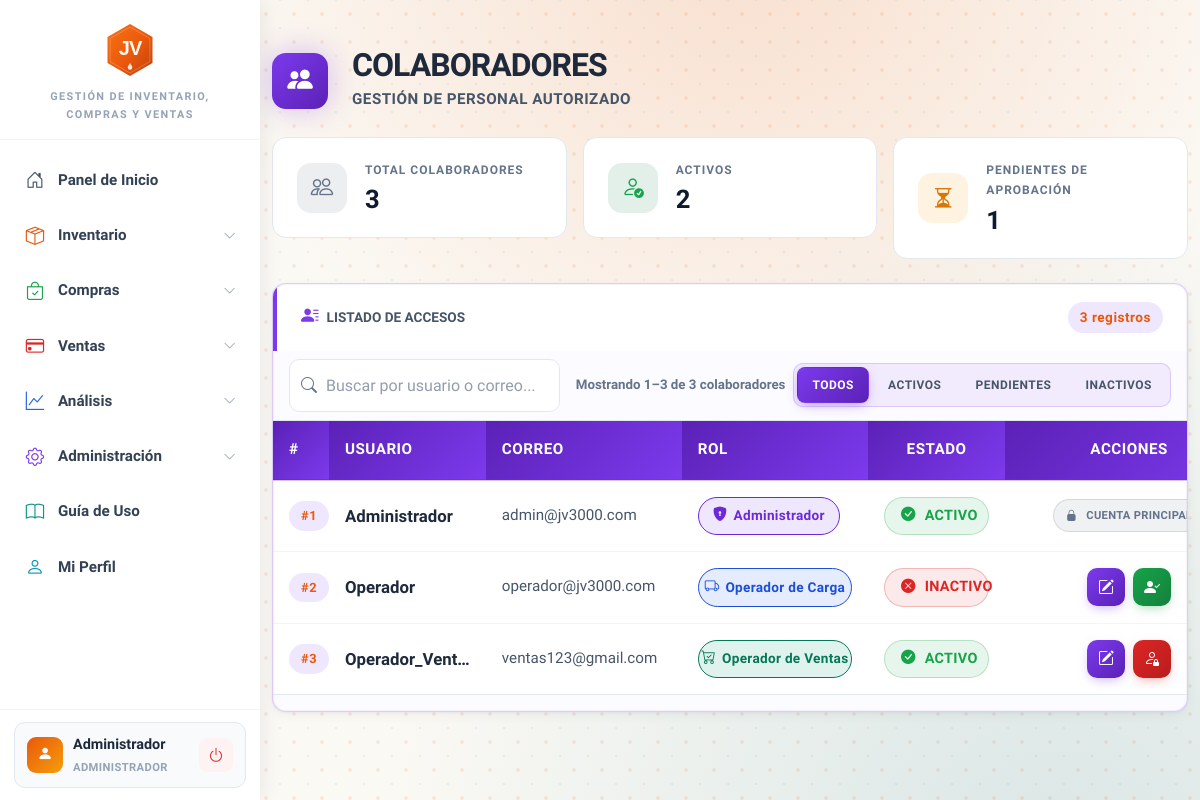
The app's page /dashboard/usuarios.php (signed in), older data.
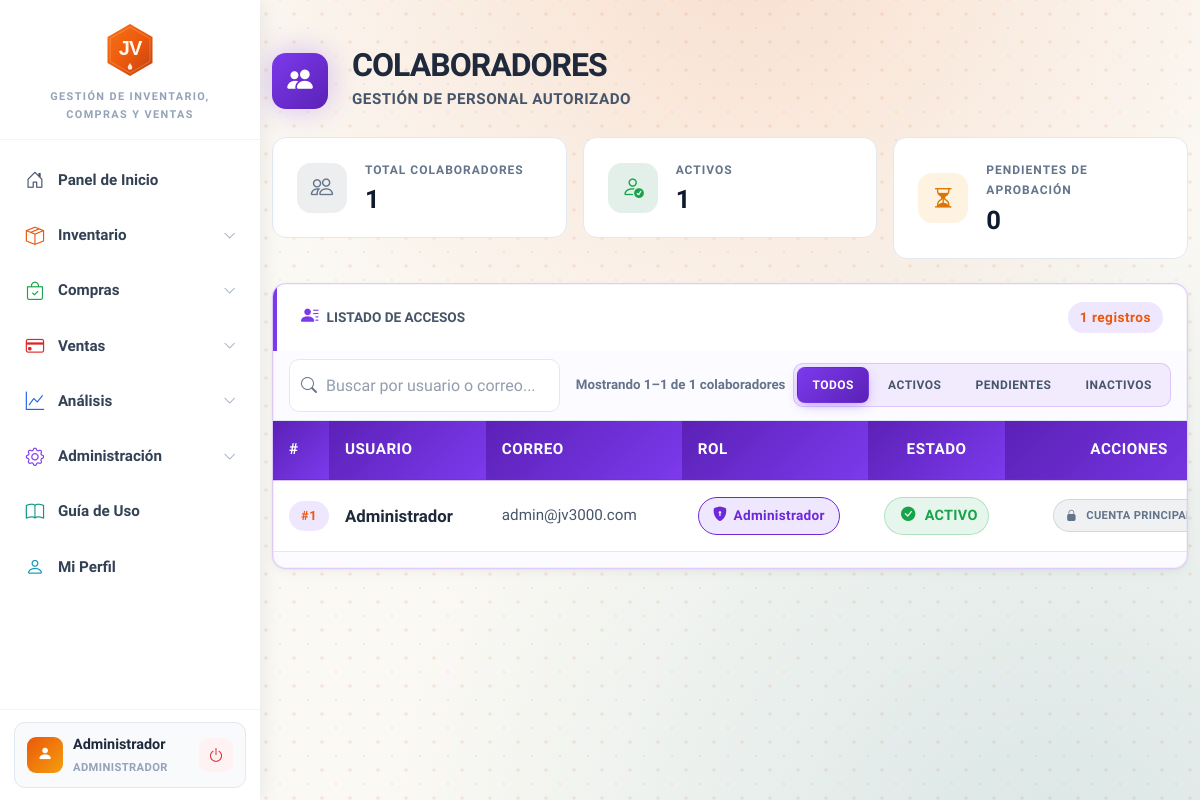
The same page, newer data.
### tables this page shows
CREATE TABLE `usuarios` (
  `id_usuario` int(11) NOT NULL AUTO_INCREMENT,
  `usuario` varchar(20) NOT NULL,
  `correo` varchar(100) NOT NULL,
  `password` varchar(255) NOT NULL,
  `password_check` varchar(64) DEFAULT NULL COMMENT 'SHA-256 de password en minúsculas para detección de duplicados',
  `id_rol` int(11) DEFAULT NULL,
  `status` enum('Activo','Inactivo') NOT NULL DEFAULT 'Activo',
  `aprobado` tinyint(1) DEFAULT 0 COMMENT '0=Pendiente, 1=Aprobado',
  `pregunta_seguridad` varchar(200) DEFAULT NULL,
  `respuesta_seguridad` varchar(255) DEFAULT NULL,
  `pin_emergencia` varchar(60) DEFAULT NULL COMMENT 'bcrypt hash de PIN 6 digitos de emergencia',
  PRIMARY KEY (`id_usuario`),
  UNIQUE KEY `idx_user` (`usuario`),
  UNIQUE KEY `idx_email` (`correo`),
  KEY `fk_rol` (`id_rol`),
  CONSTRAINT `fk_usuarios_rol` FOREIGN KEY (`id_rol`) REFERENCES `roles` (`id_rol`)
);

CREATE TABLE `roles` (
  `id_rol` int(11) NOT NULL AUTO_INCREMENT,
  `nombre_rol` varchar(50) NOT NULL,
  `descripcion` varchar(255) DEFAULT NULL,
  `created_at` timestamp NOT NULL DEFAULT current_timestamp(),
  PRIMARY KEY (`id_rol`),
  UNIQUE KEY `idx_nombre_rol` (`nombre_rol`)
);

### includes/Database.php (called while the page is built, shortened)
<?php
class Database
{
    private static ?self $instance = null;
    private ?mysqli $conn = null;
    public static function getInstance(): self
    {
        if (self::$instance === null) {
            self::$instance = new self();
        }
        return self::$instance;
    }
    public function connect(string $host, string $user, string $pass, string $db, int $port = 3306): void
    {
        $this->conn = new mysqli($host, $user, $pass, $db, $port);
        $this->conn->set_charset('utf8mb4');
        $this->conn->autocommit(true);
    }
    public function execute(string $sql, array $params = []): mysqli_stmt
    {
        $stmt = $this->conn->prepare($sql);
        if (!empty($params)) {
            $types = '';
            $bindValues = [];
            foreach ($params as $p) {
                if (is_int($p)) {
                    $types .= 'i';
                } elseif (is_float($p)) {
                    $types .= 'd';
                } elseif (is_null($p)) {
                    $types .= 's';
                    $p = null;
                } else {
                    $types .= 's';
                }
                $bindValues[] = $p;
            }
            if (!empty($bindValues)) {
                $stmt->bind_param($types, ...$bindValues);
            }
        }
        if (!$stmt->execute()) {
            throw new RuntimeException('Error ejecutando consulta: ' . $stmt->error);
        }
        return $stmt;
    }
    public function fetchAll(string $sql, array $params = []): array
    {
        $stmt = $this->execute($sql, $params);
        $result = $stmt->get_result();
        $rows = $result->fetch_all(MYSQLI_ASSOC);
        return $rows;
    }
}

### dashboard/usuarios.php (the view, shortened to what the rows shown need)
<?php
$db = Database::getInstance();
$id_propio = $_SESSION['id_usuario'];
$usuarios = $db->fetchAll("SELECT u.id_usuario, u.usuario, u.correo, u.id_rol, r.nombre_rol, u.status, COALESCE(u.aprobado, 1) as aprobado, u.pregunta_seguridad FROM usuarios u LEFT JOIN roles r ON u.id_rol = r.id_rol ORDER BY u.usuario ASC");
?>
<!DOCTYPE html>
<html lang="es">
<head>
    <?php include '../includes/diseno.php'; ?>
    <link rel="stylesheet" href="../assets/dashboard/usuarios.css?v=10">
</head>
<body class="usuarios-page">
    <?php include '../includes/sidebar.php'; ?>
    <div class="main-wrapper" id="mainWrapper">
        <div class="pagina-usuarios">
            <div class="container py-5">
                <div class="d-flex align-items-center gap-4 mb-4">
                    <div>
                        <h1 class="module-title">COLABORADORES</h1>
                    </div>
                </div>
                <div class="card-jv p-0 overflow-hidden">
                    <div class="table-responsive">
                        <table class="table-jv mb-0" id="tablaUsuarios">
                            <thead>
                                <tr>
                                    <th style="width:52px;">#</th>
                                    <th style="width:16%;">USUARIO</th>
                                    <th style="width:20%;">CORREO</th>
                                    <th style="width:19%;">ROL</th>
                                    <th class="text-center" style="width:14%;">ESTADO</th>
                                    <th class="text-center" style="width:230px;">ACCIONES</th>
                                </tr>
                            </thead>
                            <tbody id="cuerpoUsuarios">
                                <?php if (!empty($usuarios)): ?>
                                    <?php foreach ($usuarios as $row):
                                        $es_pendiente = ((int)$row['aprobado'] === 0) && ($row['id_rol'] === null);
                                        if ($es_pendiente) {
                                            $estado_key  = 'pendiente';
                                            $estado_css  = 'badge-pendiente';
                                            $estado_icon = 'bi-hourglass-split';
                                            $estado_texto = 'PENDIENTE';
                                        } elseif ($row['status'] == 'Activo') {
                                            $estado_key  = 'activo';
                                            $estado_css  = 'badge-success';
                                            $estado_icon = 'bi-check-circle-fill';
                                            $estado_texto = 'ACTIVO';
                                        } else {
                                            $estado_key  = 'inactivo';
                                            $estado_css  = 'badge-danger';
                                            $estado_icon = 'bi-x-circle-fill';
                                            $estado_texto = 'INACTIVO';
                                        } ?>
                                        <tr class="usuario-fila <?php echo $es_pendiente ? 'fila-pendiente' : ''; ?>"
                                            data-id="<?php echo (int)$row['id_usuario']; ?>"
                                            data-usuario="<?php echo htmlspecialchars($row['usuario']); ?>"
                                            data-correo="<?php echo htmlspecialchars($row['correo'] ?? ''); ?>"
                                            data-rol="<?php echo (int)$row['id_rol']; ?>"
                                            data-status="<?php echo htmlspecialchars($row['status']); ?>"
                                            data-estado="<?php echo $estado_key; ?>">
                                            <td class="text-secondary small"><span class="codigo-badge">#<?php echo $row['id_usuario']; ?></span></td>
                                            <td class="fw-bold usuario-cell" data-tooltip="<?php echo htmlspecialchars($row['usuario']); ?>">
                                                <?php echo htmlspecialchars($row['usuario']); ?>
                                            </td>
                                            <td class="text-secondary correo-cell" data-tooltip="<?php echo htmlspecialchars($row['correo'] ?? 'Sin correo'); ?>"><?php echo htmlspecialchars($row['correo'] ?? 'N/A'); ?></td>
                                            <td>
                                                <?php
                                                $role_text = $row['nombre_rol'] ?? '';
                                                if ($row['id_rol'] == 1)      { $role_class = 'badge-rol-admin';  $role_icon = 'bi-shield-lock-fill'; }
                                                elseif ($row['id_rol'] == 2)  { $role_class = 'badge-rol-carga';  $role_icon = 'bi-truck'; }
                                                elseif ($row['id_rol'] == 3)  { $role_class = 'badge-rol-ventas'; $role_icon = 'bi-cart-check'; }
                                                else                          { $role_class = 'badge-rol-sinrol'; $role_icon = 'bi-person-slash'; $role_text = 'SIN ROL'; }
                                                ?>
                                                <span class="role-badge <?php echo $role_class; ?>" data-tooltip="<?php echo htmlspecialchars($role_text); ?>"><i class="bi <?php echo $role_icon; ?>"></i><?php echo htmlspecialchars($role_text); ?></span>
                                            </td>
                                            <td class="text-center">
                                                <span class="badge-jv <?php echo $estado_css; ?>"><i class="bi <?php echo $estado_icon; ?> me-1"></i><?php echo $estado_texto; ?></span>
                                            </td>
                                            <td class="text-center">
                                                <?php if ($row['id_usuario'] == $id_propio): ?>
                                                    <span class="badge-jv badge-secondary" style="font-size:.7rem;padding:6px 12px;"><i class="bi bi-lock-fill me-1"></i>CUENTA PRINCIPAL</span>
                                                <?php else: ?>
                                                    <div class="acciones-usuario">
                                                        <button type="button" class="btn-accion btn-editar" data-tooltip="Editar colaborador" onclick="abrirEdicion(this)">
                                                            <i class="bi bi-pencil-square"></i>
                                                        </button>
                                                        <?php if ($row['status'] == 'Activo'): ?>
                                                            <button type="button" class="btn-accion btn-suspender" title="Suspender acceso" onclick="confirmarToggle(<?php echo (int)$row['id_usuario']; ?>, <?php echo htmlspecialchars(json_encode($row['usuario'], JSON_HEX_TAG | JSON_HEX_AMP | JSON_HEX_APOS | JSON_HEX_QUOT), ENT_QUOTES, 'UTF-8'); ?>, 'suspender')">
                                                                <i class="bi bi-person-lock"></i>
                                                            </button>
                                                        <?php else: ?>
                                                            <button type="button" class="btn-accion btn-reactivar" title="Reactivar acceso" onclick="confirmarToggle(<?php echo (int)$row['id_usuario']; ?>, <?php echo htmlspecialchars(json_encode($row['usuario'], JSON_HEX_TAG | JSON_HEX_AMP | JSON_HEX_APOS | JSON_HEX_QUOT), ENT_QUOTES, 'UTF-8'); ?>, 'activar')">
                                                                <i class="bi bi-person-check-fill"></i>
                                                            </button>
                                                        <?php endif; ?>
                                                    </div>
                                                <?php endif; ?>
                                            </td>
                                        </tr>
                                    <?php endforeach; ?>
                                <?php endif; ?>
                            </tbody>
                        </table>
                    </div>
                </div>
            </div>
        </div>
    </div>
</body>
</html>

Row changes from the older to the newer data that the page shows:
removed usuarios: id_usuario "2", usuario "Operador", correo "operador@jv3000.com", id_rol.nombre_rol "Operador de Ca…", estado_texto "INACTIVO", status "Inactivo" (drawn)
removed usuarios: id_usuario "3", usuario "Operador_Vent…", correo "ventas123@gmail.com", id_rol.nombre_rol "Operador de Ve…", estado_texto "ACTIVO"
Text that changed along with them:
$total_users: "3" → "1"
$activos: "2" → "1"
$pendientes: "1" → "0"
text written by a page script: "Mostrando 1–3 de 3 colaboradores" → "Mostrando 1–1 de 1 colaboradores"
